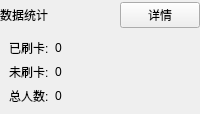
       <widget class="QWidget" name="widget_2" native="true">
        <property name="sizePolicy">
         <sizepolicy hsizetype="Ignored" vsizetype="Preferred">
          <horstretch>0</horstretch>
          <verstretch>0</verstretch>
         </sizepolicy>
        </property>
        <property name="minimumSize">
         <size>
          <width>0</width>
          <height>0</height>
         </size>
        </property>
        <property name="class" stdset="0">
         <string>Container</string>
        </property>
        <layout class="QGridLayout" name="gridLayout_4">
         <property name="leftMargin">
          <number>0</number>
         </property>
         <property name="topMargin">
          <number>0</number>
         </property>
         <property name="rightMargin">
          <number>0</number>
         </property>
         <property name="bottomMargin">
          <number>0</number>
         </property>
         <property name="spacing">
          <number>0</number>
         </property>
         <item row="0" column="0">
          <widget class="QWidget" name="widget_13" native="true">
           <property name="class" stdset="0">
            <string>ContainerTitlebar</string>
           </property>
           <layout class="QGridLayout" name="gridLayout_10">
            <property name="leftMargin">
             <number>0</number>
            </property>
            <property name="topMargin">
             <number>0</number>
            </property>
            <property name="rightMargin">
             <number>0</number>
            </property>
            <property name="bottomMargin">
             <number>0</number>
            </property>
            <property name="horizontalSpacing">
             <number>10</number>
            </property>
            <item row="0" column="1">
             <widget class="QPushButton" name="signInStatusButton">
              <property name="sizePolicy">
               <sizepolicy hsizetype="Maximum" vsizetype="Fixed">
                <horstretch>0</horstretch>
                <verstretch>0</verstretch>
               </sizepolicy>
              </property>
              <property name="text">
               <string>详情</string>
              </property>
             </widget>
            </item>
            <item row="0" column="0">
             <widget class="QLabel" name="statisticLabel">
              <property name="minimumSize">
               <size>
                <width>40</width>
                <height>30</height>
               </size>
              </property>
              <property name="maximumSize">
               <size>
                <width>400</width>
                <height>30</height>
               </size>
              </property>
              <property name="text">
               <string>数据统计</string>
              </property>
              <property name="class" stdset="0">
               <string>TitleIcon</string>
              </property>
             </widget>
            </item>
           </layout>
          </widget>
         </item>
         <item row="1" column="0">
          <widget class="QWidget" name="widget_14" native="true">
           <property name="class" stdset="0">
            <string>ContainerContentWidget</string>
           </property>
           <layout class="QGridLayout" name="gridLayout_14">
            <item row="0" column="1">
             <widget class="QLabel" name="signInStudentCountLabel">
              <property name="text">
               <string>0</string>
              </property>
              <property name="class" stdset="0">
               <string>Info</string>
              </property>
             </widget>
            </item>
            <item row="0" column="0">
             <widget class="QLabel" name="label_16">
              <property name="sizePolicy">
               <sizepolicy hsizetype="Maximum" vsizetype="Preferred">
                <horstretch>0</horstretch>
                <verstretch>0</verstretch>
               </sizepolicy>
              </property>
              <property name="text">
               <string>已刷卡:</string>
              </property>
              <property name="class" stdset="0">
               <string>Info</string>
              </property>
             </widget>
            </item>
            <item row="1" column="0">
             <widget class="QLabel" name="label_17">
              <property name="text">
               <string>未刷卡:</string>
              </property>
              <property name="class" stdset="0">
               <string>Info</string>
              </property>
             </widget>
            </item>
            <item row="2" column="1">
             <widget class="QLabel" name="totalStudentCountLabel">
              <property name="text">
               <string>0</string>
              </property>
              <property name="class" stdset="0">
               <string>Info</string>
              </property>
             </widget>
            </item>
            <item row="2" column="0">
             <widget class="QLabel" name="label_18">
              <property name="text">
               <string>总人数:</string>
              </property>
              <property name="class" stdset="0">
               <string>Info</string>
              </property>
             </widget>
            </item>
            <item row="1" column="1">
             <widget class="QLabel" name="unsignInStudentCountLabel">
              <property name="text">
               <string>0</string>
              </property>
              <property name="class" stdset="0">
               <string>Info</string>
              </property>
             </widget>
            </item>
           </layout>
          </widget>
         </item>
        </layout>
       </widget>
